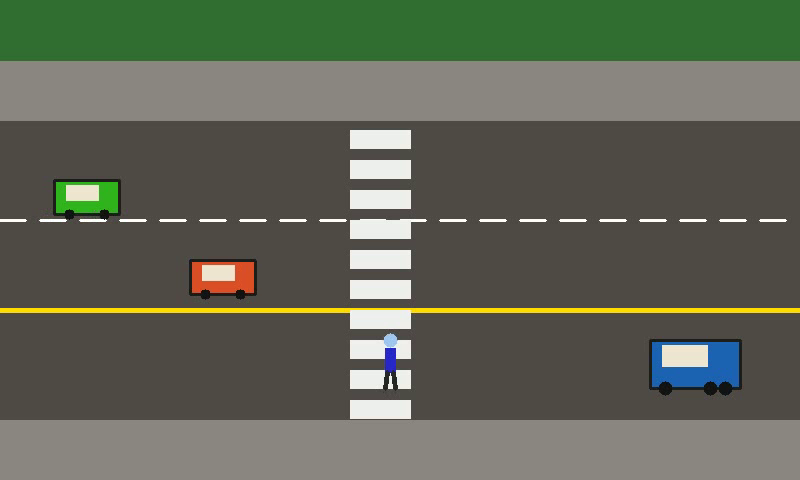
#> input picture frame 50 of data/samples/sample_traffic.mp4, 800 x 480 px, given in place of analyzed_traffic.mp4, which was not available
$ jupyter execute --allow-errors demo.ipynb   (shell and % lines are left out)   (text cells are left out)
#> lines starting #> are read from the running program, lines starting #| are printed output that depends on the picture; after the words box and inside, x2 and y2 are one past the last pixel; in counts of white or black regions, pixels touching at a corner belong together; pictures that were not available may be replaced by others from this repository, and a replacement may not be noted
### sample_generator.py
"""
VisionGuard AI - Synthetic Benchmark & Sample Footage Generator
Module: sample_generator.py
Generates simulated traffic/pedestrian video clips and test images for instant evaluation without external downloads.
"""

import os
from typing import Tuple
import cv2
import numpy as np


def draw_vehicle(img: np.ndarray, x: int, y: int, color: Tuple[int, int, int], is_truck: bool = False):
    """Draws a synthetic vehicle (car or truck) with wheels and windows."""
    w, h = (90, 48) if is_truck else (65, 34)

    # Chassis
    cv2.rectangle(img, (x, y), (x + w, y + h), color, -1)
    cv2.rectangle(img, (x, y), (x + w, y + h), (30, 30, 30), 2)

    # Cabin / Roof
    cabin_w = int(w * 0.5)
    cabin_h = int(h * 0.45)
    cv2.rectangle(img, (x + 12, y + 5), (x + 12 + cabin_w, y + 5 + cabin_h), (210, 230, 240), -1)

    # Wheels
    wheel_r = 7 if is_truck else 5
    cv2.circle(img, (x + 15, y + h), wheel_r, (20, 20, 20), -1)
    cv2.circle(img, (x + w - 15, y + h), wheel_r, (20, 20, 20), -1)
    if is_truck:
        cv2.circle(img, (x + w - 30, y + h), wheel_r, (20, 20, 20), -1)


def draw_pedestrian(img: np.ndarray, x: int, y: int, color: Tuple[int, int, int]):
    """Draws a synthetic pedestrian figure."""
    # Head
    cv2.circle(img, (x + 10, y + 10), 7, (240, 200, 160), -1)
    # Torso
    cv2.rectangle(img, (x + 5, y + 18), (x + 15, y + 42), color, -1)
    # Legs
    cv2.line(img, (x + 7, y + 42), (x + 5, y + 58), (40, 40, 40), 3)
    cv2.line(img, (x + 13, y + 42), (x + 15, y + 58), (40, 40, 40), 3)


def generate_benchmark_video(
    output_path: str = "data/samples/sample_traffic.mp4",
    num_frames: int = 150,
    width: int = 800,
    height: int = 480,
    fps: int = 30
):
    """Generates an MP4 video showcasing road traffic, pedestrians, and perimeter zones."""
#> called with output_path = 'data/samples/sample_traffic.mp4', num_frames = 150, width = 800, height = 480, fps = 30
    os.makedirs(os.path.dirname(output_path), exist_ok=True)

    fourcc = cv2.VideoWriter_fourcc(*"mp4v")
    out = cv2.VideoWriter(output_path, fourcc, fps, (width, height))

    # Object trajectories
    # Vehicle 1 (Car - moving right)
    v1_x, v1_y, v1_speed = -60, 260, 5
    # Vehicle 2 (Truck - moving left)
    v2_x, v2_y, v2_speed = width + 50, 340, -4
    # Pedestrian 1 (walking across)
    p1_x, p1_y, p1_vy = 380, 480, -3
    # Vehicle 3 (Car entering restricted zone)
    v3_x, v3_y, v3_speed = -120, 180, 6

    for f in range(num_frames):
        # Create road scene background
        frame = np.full((height, width, 3), (70, 75, 80), dtype=np.uint8)

        # Sidewalk (top)
        cv2.rectangle(frame, (0, 0), (width, 120), (130, 135, 140), -1)
        # Grass verge
        cv2.rectangle(frame, (0, 0), (width, 60), (50, 110, 50), -1)

        # Road lanes
        # Lane divider (dashed white line)
        for dx in range(0, width, 40):
            cv2.line(frame, (dx, 220), (dx + 25, 220), (255, 255, 255), 2)
            cv2.line(frame, (dx, 310), (dx + 25, 310), (255, 255, 255), 2)
        # Yellow central divider
        cv2.line(frame, (0, 310), (width, 310), (0, 220, 255), 3)

        # Sidewalk (bottom)
        cv2.rectangle(frame, (0, 420), (width, height), (130, 135, 140), -1)

        # Crosswalk markings
        for dy in range(130, 410, 30):
            cv2.rectangle(frame, (350, dy), (410, dy + 18), (240, 240, 240), -1)

        # Render moving actors
        # Car 1
        draw_vehicle(frame, int(v1_x), int(v1_y), (40, 80, 220), is_truck=False)
        v1_x += v1_speed

        # Truck 1
        draw_vehicle(frame, int(v2_x), int(v2_y), (180, 100, 30), is_truck=True)
        v2_x += v2_speed

        # Pedestrian 1
        draw_pedestrian(frame, int(p1_x), int(p1_y), (200, 40, 40))
        p1_y += p1_vy

        # Car 3
        if f > 20:
            draw_vehicle(frame, int(v3_x), int(v3_y), (30, 180, 50), is_truck=False)
            v3_x += v3_speed

        out.write(frame)
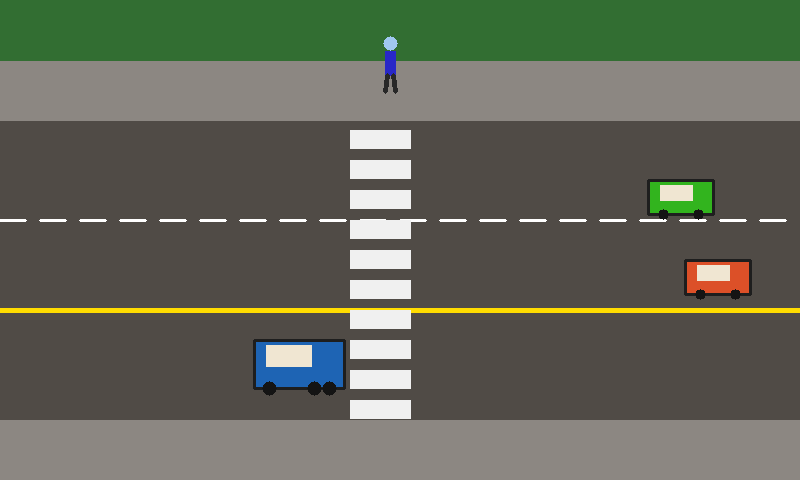
#> frame: shape (480, 800, 3); mean of channels 0, 1, 2 88.7, 102.6, 98.9; drawn as B, G, R
#> after the loop, p1_y = 30; v1_x = 690; v2_x = 250; v3_x = 654

    out.release()
    print(f"[OK] Generated benchmark video at: {output_path}")


def generate_benchmark_image(output_path: str = "data/samples/sample_frame.jpg"):
    """Generates a static benchmark image containing vehicles and pedestrians."""
#> called with output_path = 'data/samples/sample_frame.jpg'
    os.makedirs(os.path.dirname(output_path), exist_ok=True)
    width, height = 800, 480
    frame = np.full((height, width, 3), (70, 75, 80), dtype=np.uint8)

    # Road lanes
    cv2.rectangle(frame, (0, 0), (width, 120), (130, 135, 140), -1)
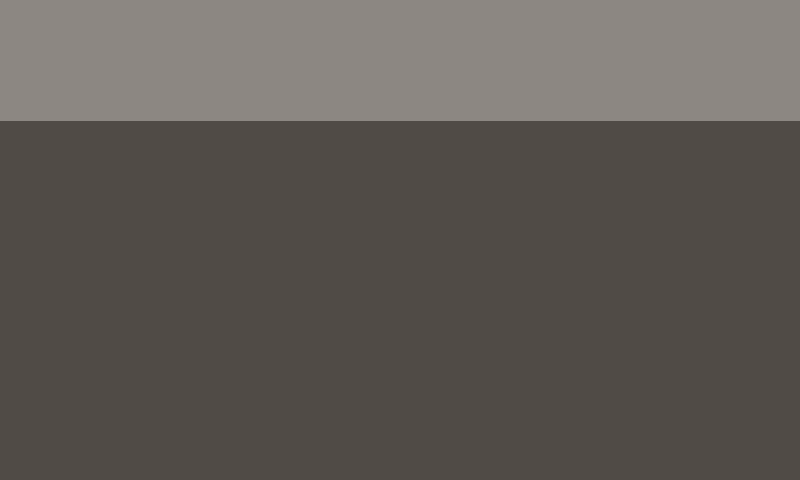
#> frame: shape (480, 800, 3); mean of channels 0, 1, 2 85.1, 90.1, 95.1; drawn as B, G, R
    cv2.rectangle(frame, (0, 420), (width, height), (130, 135, 140), -1)
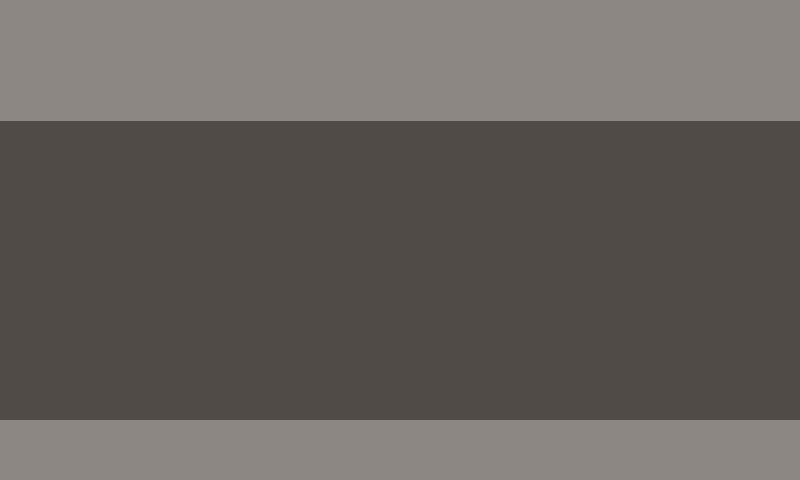
#> frame: shape (480, 800, 3); 12.5% of pixels changed, all inside (x1, y1, x2, y2) = (0, 420, 800, 480); drawn as B, G, R

    for dx in range(0, width, 40):
        cv2.line(frame, (dx, 220), (dx + 25, 220), (255, 255, 255), 2)
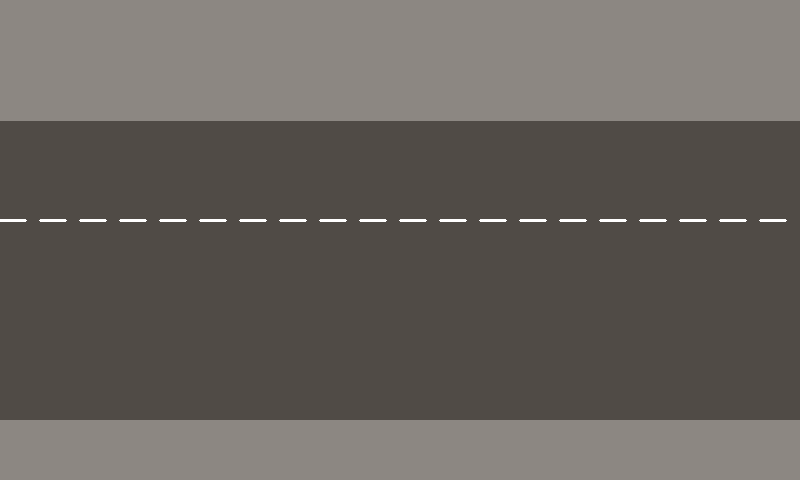
#> frame: shape (480, 800, 3); 0.42% of pixels changed, all inside (x1, y1, x2, y2) = (0, 219, 787, 222); drawn as B, G, R
    cv2.line(frame, (0, 310), (width, 310), (0, 220, 255), 3)

    # Draw multiple vehicles and pedestrians
    draw_vehicle(frame, 180, 250, (40, 80, 220), is_truck=False)
    draw_vehicle(frame, 450, 340, (180, 100, 30), is_truck=True)
    draw_vehicle(frame, 320, 150, (30, 180, 50), is_truck=False)
    draw_pedestrian(frame, 380, 220, (200, 40, 40))
    draw_pedestrian(frame, 620, 70, (20, 160, 220))
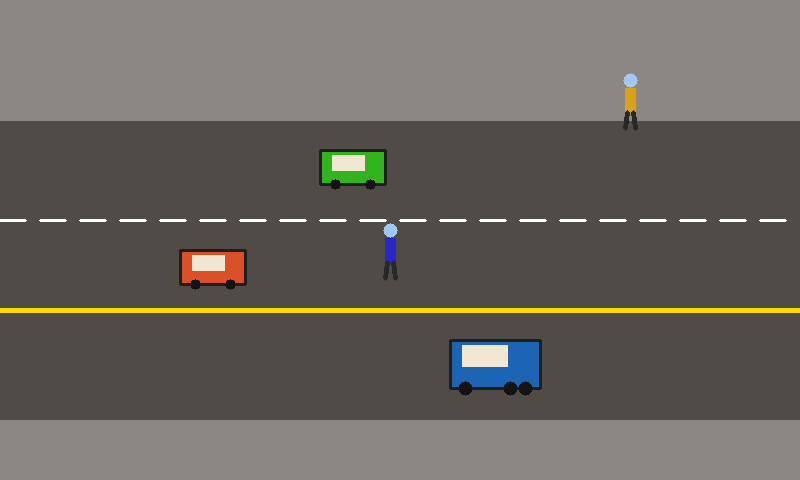
#> frame: shape (480, 800, 3); mean of channels 0, 1, 2 93.8, 101, 105.7; drawn as B, G, R

    cv2.imwrite(output_path, frame)
    print(f"[OK] Generated benchmark image at: {output_path}")


# [3 lines that do not run on import are left out]

### notebooks/demo.ipynb
[cell 1]
# If running on Google Colab, uncomment and clone the repo:
# !git clone https://github.com/prateek0208/VisionGuard-AI.git
# %cd VisionGuard-AI

[cell 2]
from sample_generator import generate_benchmark_video, generate_benchmark_image

generate_benchmark_video('data/samples/sample_traffic.mp4')
generate_benchmark_image('data/samples/sample_frame.jpg')
print("✅ Benchmark assets ready!")

#> (a cell that did not finish here is left out)

[cell 4]
import pandas as pd

#> (the rest of this cell did not finish here and is left out)

[cell 5]
import cv2
import matplotlib.pyplot as plt

# Open output video and display middle frame
cap = cv2.VideoCapture("output/analyzed_traffic.mp4")
cap.set(cv2.CAP_PROP_POS_FRAMES, 50)
ret, frame = cap.read()
#> frame is the input picture: shape (480, 800, 3); mean B, G, R 86.6, 101.6, 96.8
cap.release()

if ret:
    rgb_frame = cv2.cvtColor(frame, cv2.COLOR_BGR2RGB)
    plt.figure(figsize=(12, 7))
    plt.imshow(rgb_frame)
    plt.axis("off")
    plt.title("VisionGuard AI Processed Frame Telemetry", fontsize=14)
    plt.show()
